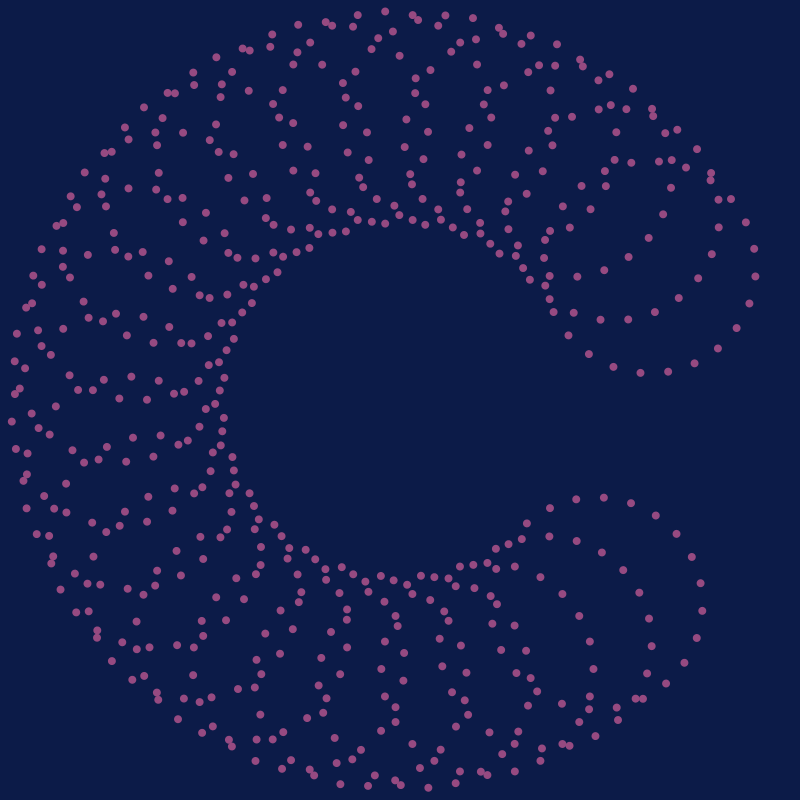
Frame 1 (no input)
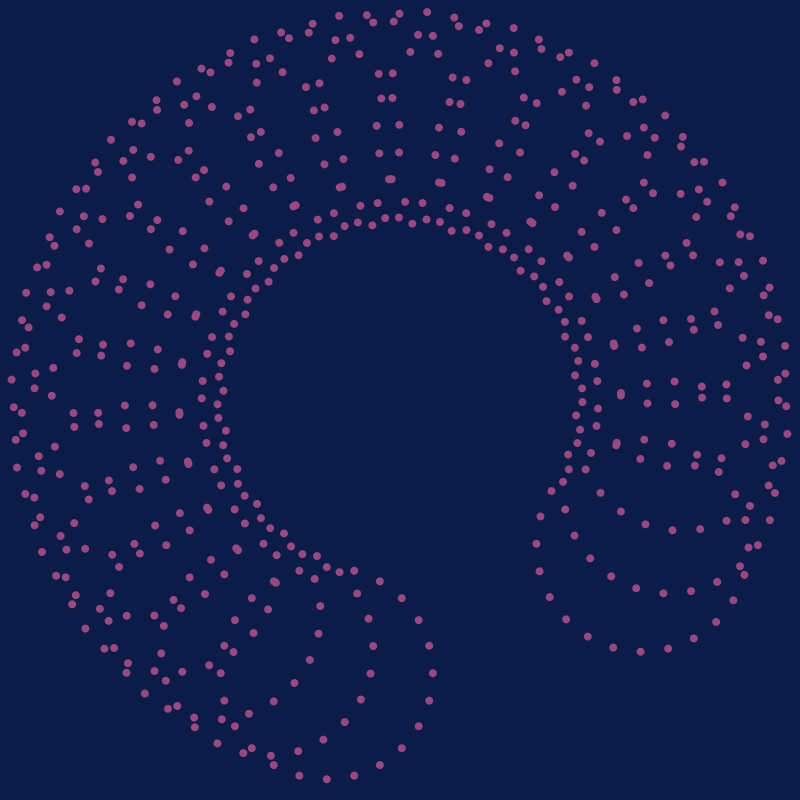
Frame 60 (the mouse pressed at the canvas centre just before this capture)
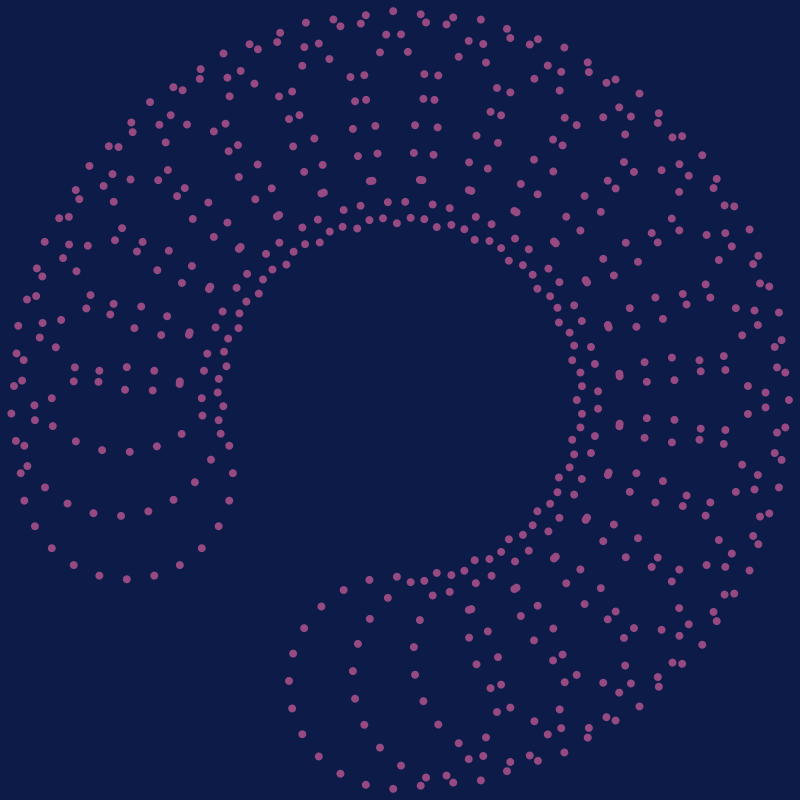
Frame 120 (the mouse held since frame 60 and released just before this capture)

The Processing sketch that drew these frames (run headless with seeded random() and noise(); from frame 60 on, the mouse is pressed at the canvas centre):

// Processing sketch: gabrielac1
// ── gabrielac1.pde
/* Muestra un aro de puntos que van girando, al precionar 1 y 0
cambian de sentido.
No puedo mostrar las demás propuestas porque no se como
hacer que aparescan y desaparescan diferentes cosas con
keyPressed.
*/
ArrayList<Circulos> lista = new ArrayList<Circulos>();
Circulos c;
int n, val;

void setup() {
  size (800, 800);
  for (int i = 0; i<23; i++) {
    c = new Circulos(i);
    lista.add(c);
  }
}

void draw() {
  background(c.colores [23]);

  for (Circulos a : lista) {
    a.cir();
   // a.anillos();
   //a.cuadrados
  }
}

void keyPressed() {
  if (key=='0') {
    n= 0;
  }
  if (key== '1') {
    n= 1;
  }
}

/*void keyPressed() {
  val++;
} */

// ── Circulos.pde
/*Estan los constructores de las 3 propuestas.
-La propuesta void cir (3) es la principal y funciona
bien, pero aun no se como poner los colores.
cambia de un sentido a otro con 0 y 1.

- La propuesta void anillos (1) también funciona
y falta arreglar colores. Hay un error al cargar
las listas en el sketch, arruina el código de voir cir.
Funciona al presionar una tecla, van saliendo anillos de
círculos.

- La propuesta void cudrados (2) funciona, pero no
exactamente como en la propuesta(se supone que al
pasar el mouse los cuadrados se juntaban, pero aquí
se agrandan. Me gusta como está, ¿puedo dejarlo así?
trabaje tratando de juntarlos con Lynch y no pudimos,
por eso el código está un poco desordenado en esa parte).
Es las unica propuesta en que los colores si funcionan. 
*/
class Circulos {
  color [] colores;
  int x, y, tam, p, q, cant, from1, to1, col1, from2, to2, col2, from3, to3, col3;
  int r = 0;
  float cantt, val, d, dMap, posXchng;
  float thresh = 0;

  Circulos(int i) {
    colores = new color [31];
    colores [0] = color (150, 74, 129);
    colores [1] = color (150, 74, 129, 80);
    colores [2] = color (150, 74, 129, 60);
    colores [3] = color (81, 28, 106);
    colores [4] = color (81, 28, 106, 80);
    colores [5] = color (81, 28, 106, 60);
    colores [6] = color (64, 54, 133);
    colores [7] = color (64, 54, 133, 90);
    colores [8] = color (64, 54, 133, 80);
    colores [9] = color (64, 54, 133, 70);
    colores [10] = color (64, 54, 133, 60);
    colores [11] = color (64, 54, 133, 50);
    colores [12] = color (64, 54, 133, 40);
    colores [13] = color (64, 54, 133, 35);
    colores [14] = color (64, 54, 133, 30);
    colores [15] = color (64, 54, 133, 25);
    colores [16] = color (64, 54, 133, 20);
    colores [17] = color (64, 54, 133, 15);
    colores [18] = color (64, 54, 133, 10);
    colores [19] = color (64, 54, 133, 5);
    colores [20] = color (64, 54, 133, 3);
    colores [21] = color (64, 54, 133, 2);
    colores [22] = color (64, 54, 133, 1);
    colores [23] = color (12, 27, 72);

    colores [24] = color (217, 225, 166);
    colores [25] = color (21, 147, 138);
    colores [26] = color (109, 172, 121);

    //tal vez estos van con lerpColor
    colores [27] = color (169, 64, 60);
    colores [28] = color (230, 183, 120);
    colores [29] = color (139, 183, 120);
    colores [30] = color (205, 109, 98);

    x= 75;
    y= 75;
    tam= 8;
    q =i*13;
    cant=24;

    from1= color(150, 74, 129, 100);
    to1= color(150, 74, 129, 60);
    col1= lerpColor(from1, to1, .50);

    from2= color(81, 28, 106, 100);
    to2= color(81, 28, 106, 60);
    col2= lerpColor(from2, to2, .50);

    from3= color(64, 54, 133, 100);
    to3= color(64, 54, 133, 0);
    col3= lerpColor(from3, to3, .17);
  }

  void cir() {
    if (n == 0) {
      q++;
    } else if (n == 1) {
      q--;
    }
    // primera circunferencia de círculos rosados
    pushMatrix();
    translate(width/2, height/2); // Nuevo centro, si no, girarían en torno a 0,0.
    //q++; // velocidad giro 1
    p+=3; //velocidad giro 2
    rotate(radians(q));
    pushMatrix();
    translate(width/4, height/4); // Los círculos pequeños giran en torno al círculo que forman.
    rotate(radians(p));
    for (int i=0; i< cant; i++) {
      noStroke();
      //fill(col3);
      fill(colores[0]);
      ellipse(x, y, tam, tam); // la posicion respecto del origen
      rotate(radians(360/cant));
    }
    popMatrix();
    popMatrix();
  }
  void anillos() {
    translate(width/2, height/2); //el origen está en el centro del canvas.
    pushMatrix();
    rotate(radians(r));
    r--; //giran en sentido contrario de las agujas del reloj.
    cantt= 20; // cantidad de lineas y de grados.
    for (int j = 0; j<cantt; j++) {
      for (int i=0; i< val; i++) {
        noStroke();
        fill(colores [24]);
        //fill(colores[i]);
        ellipse(3+ i * 20, 0, 12, 12);
      }
      rotate(radians(360/cantt));
    }

    popMatrix();
  }

  void cuadrados(){
      rectMode(CENTER);
  noStroke();
  for (int i = 30; i<width; i+=50) {
    for (int j = 30; j<height; j+=50) {
      d = dist(mouseX, mouseY, i, j);
      dMap = map(d, 300, 0, 0, 25);

      if (dMap <=0)dMap=0;
      if (d < thresh && i < mouseX) {
        posXchng = 50;
      }
      if (d < thresh && i > mouseX) {
        posXchng = -50;
      }

   if (dMap < 4){
   fill(colores [27]);
   }
   else if (dMap <= 8){
   fill(colores [28]);
   }
   else if (dMap <= 10){
   fill(colores [29]);
   }
   else if (dMap <= 15){
   fill(colores [30]);
   }
   rect(i , j, dMap+2, dMap+2);
    }
  }
  }
}
